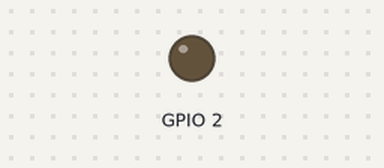
A program run on a simulated Raspberry Pi (BCM pin numbers). Shown: output pins drawn as LEDs (lit = HIGH). At 12.0 s the program stops and its outputs stay as they are.

Above: at 1.5 s.
At 4.5 s:
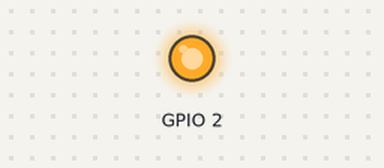
Timing chart, 0 to 7.8 s (numbered marks = the images above):
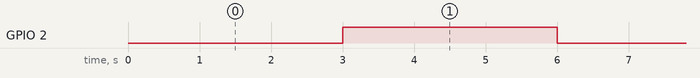

The program:

1-3.py
```python
import RPi.GPIO as GPIO
import time

GPIO.setmode(GPIO.BCM)

GPIO.setup(2, GPIO.OUT)
GPIO.output(2,0)
time.sleep(3)
GPIO.output(2,1)
time.sleep(3)
GPIO.output(2,0)
time.sleep(3)
GPIO.output(2,1)
time.sleep(3)
GPIO.output(2,0)
```

Measured:
- by itself, GPIO 2: alternates HIGH for 3.0 s and LOW for 3.0 s
